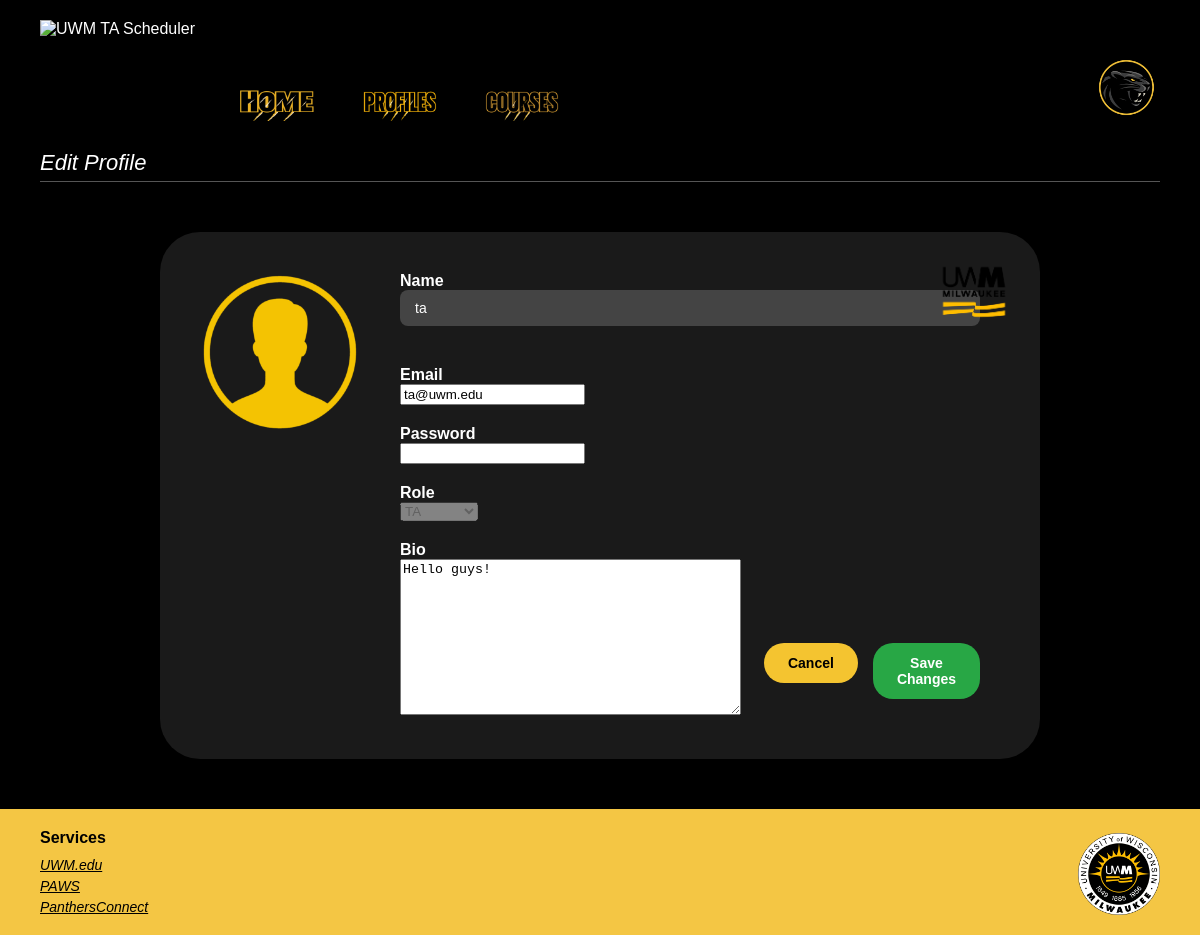
/users/7/edit/ (signed in), run on an earlier commit of the app's database.
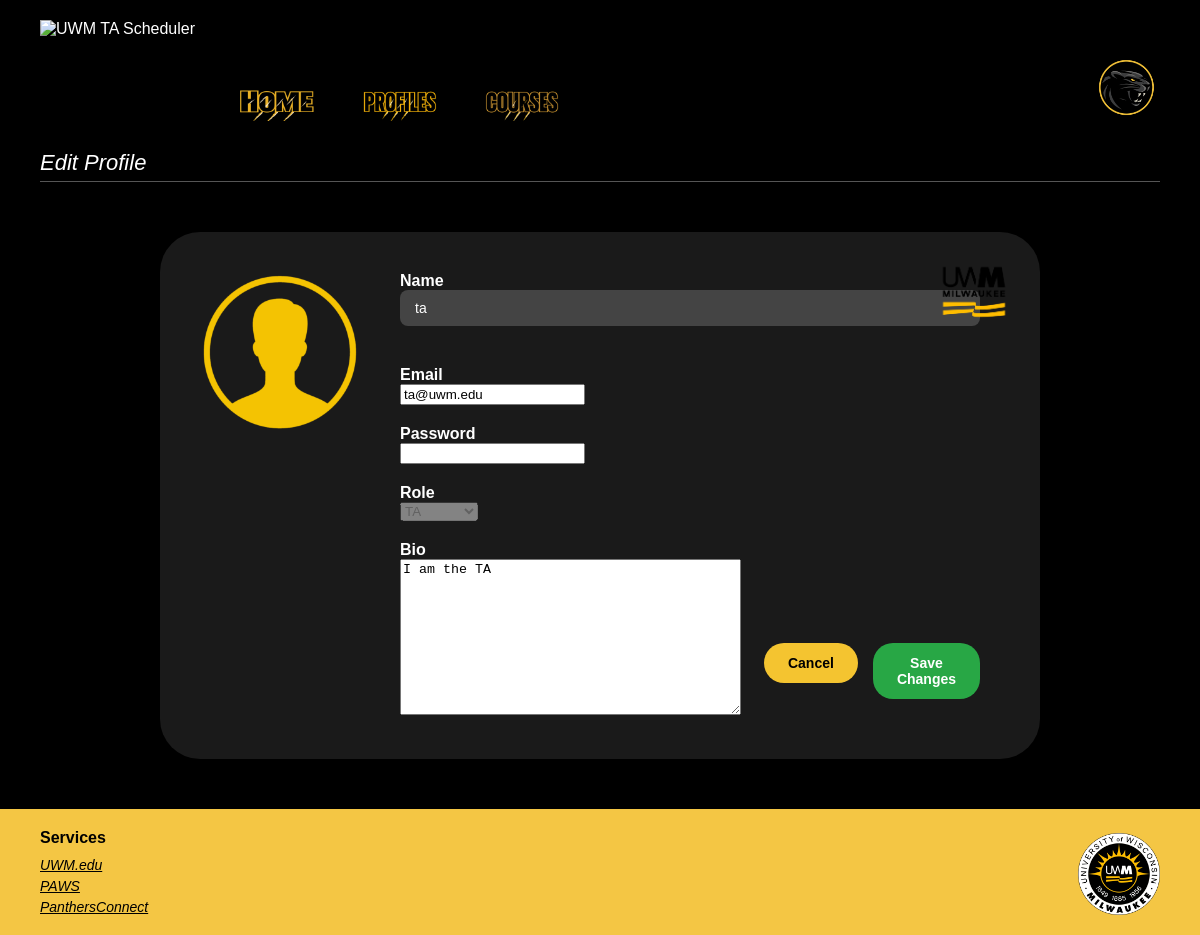
And on a later commit of the database.
### ta_scheduler/models.py (models this page shows, shortened)
class PublicProfile(models.Model):
    user = models.ForeignKey('User', on_delete=models.CASCADE, unique=True, related_name='public_profile')
    email = models.EmailField(blank=True)
    office_location = models.CharField(max_length=100, blank=True)
    office_hours = models.CharField(max_length=100, blank=True)
    bio = models.TextField(blank=True)

### ta_scheduler/views.py (the view, shortened to what this page needs)
# urls.py: path('users/<int:pk>/edit/', UserUpdateView.as_view(), name='user-edit'),
class UserUpdateView(OwnerOrAdminRequiredMixin, UpdateView):
    model = User
    form_class = UserForm
    template_name = 'user_form.html'
    success_url = reverse_lazy('user-list')
    def get_form_kwargs(self):
        kwargs = super().get_form_kwargs()                  #passes request.user into the form
        kwargs['request_user'] = self.request.user
        return kwargs
    def get_context_data(self, **kwargs):
        context = super().get_context_data(**kwargs)
        user = self.get_object()
        profile = user.public_profile.first()  # <--- get the PublicProfile instance here
        if 'profile_form' not in context:
            context['profile_form'] = PublicProfileForm(instance=profile)
        return context

### ta_app/forms.py (shortened to what this page needs)
class UserForm(forms.ModelForm):
    password = forms.CharField(widget=forms.PasswordInput, required=False)
    class Meta:
        model  = User
        fields = ['full_name', 'email', 'password', 'role']
    def __init__(self, *args, **kwargs):
        self.request_user = kwargs.pop('request_user', None)
        super().__init__(*args, **kwargs)
        if self.request_user and self.request_user.role != 'admin':
            self.fields['role'].disabled = True                        #everyone can view each other's roles, but you can't

class PublicProfileForm(forms.ModelForm):
    class Meta:
        model = PublicProfile
        fields = ['email', 'office_location', 'office_hours', 'bio']

### ta_scheduler/views.py (called while the page is built)
    def test_func(self):
        obj = self.get_object()
        return self.request.user == obj or self.request.user.role == 'admin'            #logged in user and admin only restriction

### templates/user_form.html (shortened to what this page needs)
{% load static %}
<!DOCTYPE html>
<html lang="en">
<head>
  <link rel="stylesheet" href="{% static 'Style.css' %}">
</head>
<body>
  <main>
    <header>
      <div class="header-left">
        <img src="{% static 'UWM logo.png' %}" alt="UWM TA Scheduler" class="logo-left" />
        <nav class="nav">
          <a href="{% url 'home' %}"><img src="{% static 'Home.png' %}" alt="Home" /></a>
          <a href="{% url 'user-list' %}"><img src="{% static 'Profiles.png' %}" alt="Profiles" /></a>
          <a href="#"><img src="{% static 'Courses.png' %}" alt="Courses" /></a>
        </nav>
      </div>
      <div class="pfp-wrapper">
        <a href="#" class="pfp-link">
          <img src="{% static 'pfp.png' %}" alt="Profile Picture" />
        </a>
      </div>
    </header>
    <div class="welcome">{% if object %}Edit Profile{% else %}Create Profile{% endif %}</div>
    <div class="divider"></div>
    <div class="main-container"
         style="flex-direction: row;
         justify-content: center;
         align-items: center;
         background-color: black;
         ">
      <div style="
        background-color: #1a1a1a;
        border-radius: 40px;
        padding: 40px;
        display: flex;
        flex-direction: row;
        align-items: flex-start;
        justify-content: space-between;
        width: 100%;
        max-width: 800px;
        min-height: 300px;
        position: relative;
      ">
        <img src="{% static 'UWM_wavy.png' %}" alt="UWM Logo"
             style="position: absolute;
             top: 20px;
             right: 20px;
             height: 80px;
            ">
        <img src="{% static 'new_pfp.png' %}" alt="Avatar"
             style="height: 160px;
             margin-right: 40px;
            ">
        <form method="post"
              style="flex-grow: 1;
              display: flex;
              flex-direction: column;
              gap: 20px;
              padding-right: 20px;
            ">
          <label>
            <strong>Name</strong><br>
            {{ form.full_name }}
          </label>
          <label>
            <strong>Email</strong><br>
            {{ form.email }}
          </label>
          <label>
            <strong>Password</strong><br>
            {{ form.password }}
          </label>
          <label>
            <strong>Role</strong><br>
            {{ form.role }}
          </label>
            <label>
                <strong>Bio</strong><br>
             {{ profile_form.bio }}
             </label>
            <div style="position: absolute; bottom: 30px; right: 30px; display: flex; gap: 15px;">
          <div style="position: absolute; bottom: 30px; right: 30px; display: flex; gap: 15px;">
            <a href="{% url 'user-list' %}">
              <button type="button"
                      style="background-color: #f4c430;
                      font-weight: bold;
                      padding: 12px 24px;
                      font-size: 14px;
                      border-radius: 20px;
                      border: none;
                      cursor: pointer;
                    ">
                Cancel
              </button>
            </a>
            <button type="submit"
                    style="background-color: #28a745;
                    color: white;
                    font-weight: bold;
                    padding: 12px 24px;
                    font-size: 14px;
                    border-radius: 20px;
                    border: none;
                    cursor: pointer;
                   ">
              {% if object %}Save Changes{% else %}Create{% endif %}
            </button>
          </div>
        </form>
      </div>
    </div>
  </main>
  <footer>
    <div class="footer-links">
      <h4><strong>Services</strong></h4>
      <a href="#">UWM.edu</a>
      <a href="#">PAWS</a>
      <a href="#">PanthersConnect</a>
    </div>
    <img src="{% static 'Seal.png' %}" alt="UWM Seal" class="footer-logo" />
  </footer>
</body>
</html>

What changed in the data, as far as the page shows it:
no longer on this page (row edited): PublicProfile: bio "Hello guys!"
now on this page (row edited): PublicProfile: bio "I am the TA"
